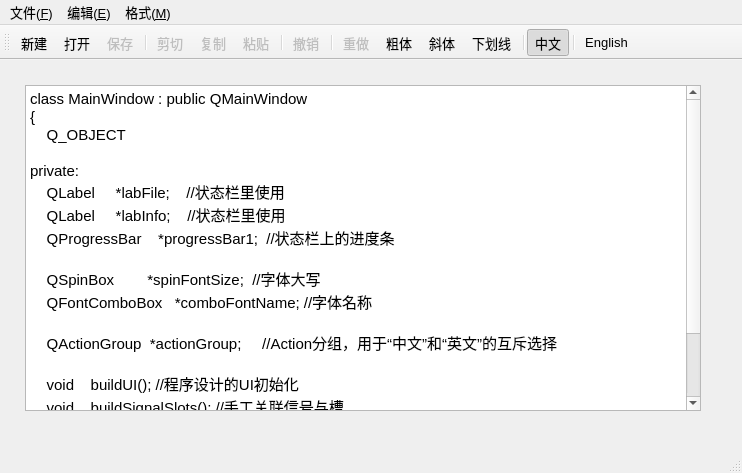
<?xml version="1.0" encoding="UTF-8"?>
<ui version="4.0">
 <class>MainWindow</class>
 <widget class="QMainWindow" name="MainWindow">
  <property name="geometry">
   <rect>
    <x>0</x>
    <y>0</y>
    <width>742</width>
    <height>473</height>
   </rect>
  </property>
  <property name="font">
   <font>
    <pointsize>10</pointsize>
   </font>
  </property>
  <property name="windowTitle">
   <string>QAction，QMainWindow，QPlainTextEdit</string>
  </property>
  <property name="toolButtonStyle">
   <enum>Qt::ToolButtonTextUnderIcon</enum>
  </property>
  <widget class="QWidget" name="centralWidget">
   <widget class="QPlainTextEdit" name="textEdit">
    <property name="geometry">
     <rect>
      <x>25</x>
      <y>25</y>
      <width>676</width>
      <height>326</height>
     </rect>
    </property>
    <property name="font">
     <font>
      <pointsize>11</pointsize>
     </font>
    </property>
    <property name="plainText">
     <string>class MainWindow : public QMainWindow
{
    Q_OBJECT

private:
    QLabel     *labFile;    //状态栏里使用
    QLabel     *labInfo;    //状态栏里使用
    QProgressBar    *progressBar1;  //状态栏上的进度条

    QSpinBox        *spinFontSize;  //字体大写
    QFontComboBox   *comboFontName; //字体名称

    QActionGroup  *actionGroup;     //Action分组，用于“中文”和“英文”的互斥选择

    void    buildUI(); //程序设计的UI初始化
    void    buildSignalSlots(); //手工关联信号与槽
public:
    MainWindow(QWidget *parent = 0);
    ~MainWindow();</string>
    </property>
   </widget>
  </widget>
  <widget class="QMenuBar" name="menuBar">
   <property name="geometry">
    <rect>
     <x>0</x>
     <y>0</y>
     <width>742</width>
     <height>22</height>
    </rect>
   </property>
   <widget class="QMenu" name="menu_E">
    <property name="title">
     <string>编辑(&amp;E)</string>
    </property>
    <addaction name="actEdit_Cut"/>
    <addaction name="actEdit_Copy"/>
    <addaction name="actEdit_Paste"/>
    <addaction name="separator"/>
    <addaction name="actEdit_Undo"/>
    <addaction name="actEdit_Redo"/>
    <addaction name="separator"/>
    <addaction name="actEdit_SelectAll"/>
    <addaction name="actEdit_Clear"/>
   </widget>
   <widget class="QMenu" name="menu_F">
    <property name="title">
     <string>格式(&amp;M)</string>
    </property>
    <widget class="QMenu" name="menu">
     <property name="title">
      <string>界面语言</string>
     </property>
     <addaction name="actLang_CN"/>
     <addaction name="actLang_EN"/>
    </widget>
    <addaction name="actFont_Bold"/>
    <addaction name="actFont_Italic"/>
    <addaction name="actFont_UnderLine"/>
    <addaction name="separator"/>
    <addaction name="actSys_ToggleText"/>
    <addaction name="menu"/>
   </widget>
   <widget class="QMenu" name="menu_F_2">
    <property name="title">
     <string>文件(&amp;F)</string>
    </property>
    <addaction name="actFile_New"/>
    <addaction name="actFile_Open"/>
    <addaction name="actFile_Save"/>
    <addaction name="separator"/>
    <addaction name="actClose"/>
   </widget>
   <addaction name="menu_F_2"/>
   <addaction name="menu_E"/>
   <addaction name="menu_F"/>
  </widget>
  <widget class="QToolBar" name="mainToolBar">
   <property name="toolButtonStyle">
    <enum>Qt::ToolButtonTextUnderIcon</enum>
   </property>
   <attribute name="toolBarArea">
    <enum>TopToolBarArea</enum>
   </attribute>
   <attribute name="toolBarBreak">
    <bool>false</bool>
   </attribute>
   <addaction name="actFile_New"/>
   <addaction name="actFile_Open"/>
   <addaction name="actFile_Save"/>
   <addaction name="separator"/>
   <addaction name="actEdit_Cut"/>
   <addaction name="actEdit_Copy"/>
   <addaction name="actEdit_Paste"/>
   <addaction name="separator"/>
   <addaction name="actEdit_Undo"/>
   <addaction name="separator"/>
   <addaction name="actEdit_Redo"/>
   <addaction name="actFont_Bold"/>
   <addaction name="actFont_Italic"/>
   <addaction name="actFont_UnderLine"/>
   <addaction name="separator"/>
   <addaction name="actLang_CN"/>
   <addaction name="separator"/>
   <addaction name="actLang_EN"/>
  </widget>
  <widget class="QStatusBar" name="statusBar">
   <property name="sizeGripEnabled">
    <bool>true</bool>
   </property>
  </widget>
  <action name="actEdit_Cut">
   <property name="enabled">
    <bool>false</bool>
   </property>
   <property name="icon">
    <iconset resource="res.qrc">
     <normaloff>:/icons/images/200.bmp</normaloff>:/icons/images/200.bmp</iconset>
   </property>
   <property name="text">
    <string>剪切</string>
   </property>
   <property name="toolTip">
    <string>剪切到粘贴板</string>
   </property>
   <property name="shortcut">
    <string>Ctrl+X</string>
   </property>
  </action>
  <action name="actEdit_Copy">
   <property name="enabled">
    <bool>false</bool>
   </property>
   <property name="icon">
    <iconset resource="res.qrc">
     <normaloff>:/icons/images/202.bmp</normaloff>:/icons/images/202.bmp</iconset>
   </property>
   <property name="text">
    <string>复制</string>
   </property>
   <property name="toolTip">
    <string>复制到粘贴板</string>
   </property>
   <property name="shortcut">
    <string>Ctrl+C</string>
   </property>
  </action>
  <action name="actEdit_Paste">
   <property name="enabled">
    <bool>false</bool>
   </property>
   <property name="icon">
    <iconset resource="res.qrc">
     <normaloff>:/icons/images/204.bmp</normaloff>:/icons/images/204.bmp</iconset>
   </property>
   <property name="text">
    <string>粘贴</string>
   </property>
   <property name="toolTip">
    <string>从粘贴板粘贴</string>
   </property>
   <property name="shortcut">
    <string>Ctrl+V</string>
   </property>
  </action>
  <action name="actFont_Bold">
   <property name="checkable">
    <bool>true</bool>
   </property>
   <property name="icon">
    <iconset resource="res.qrc">
     <normaloff>:/icons/images/500.bmp</normaloff>:/icons/images/500.bmp</iconset>
   </property>
   <property name="text">
    <string>粗体</string>
   </property>
   <property name="toolTip">
    <string>粗体</string>
   </property>
  </action>
  <action name="actFont_Italic">
   <property name="checkable">
    <bool>true</bool>
   </property>
   <property name="icon">
    <iconset resource="res.qrc">
     <normaloff>:/icons/images/502.bmp</normaloff>:/icons/images/502.bmp</iconset>
   </property>
   <property name="text">
    <string>斜体</string>
   </property>
   <property name="toolTip">
    <string>斜体</string>
   </property>
  </action>
  <action name="actFont_UnderLine">
   <property name="checkable">
    <bool>true</bool>
   </property>
   <property name="icon">
    <iconset resource="res.qrc">
     <normaloff>:/icons/images/504.bmp</normaloff>:/icons/images/504.bmp</iconset>
   </property>
   <property name="text">
    <string>下划线</string>
   </property>
   <property name="toolTip">
    <string>下划线</string>
   </property>
  </action>
  <action name="actClose">
   <property name="icon">
    <iconset resource="res.qrc">
     <normaloff>:/icons/images/132.bmp</normaloff>:/icons/images/132.bmp</iconset>
   </property>
   <property name="text">
    <string>关闭</string>
   </property>
   <property name="toolTip">
    <string>关闭本窗口</string>
   </property>
  </action>
  <action name="actSys_ToggleText">
   <property name="checkable">
    <bool>true</bool>
   </property>
   <property name="checked">
    <bool>false</bool>
   </property>
   <property name="text">
    <string>显示按钮文字</string>
   </property>
   <property name="toolTip">
    <string>显示工具栏按钮文字</string>
   </property>
  </action>
  <action name="actEdit_Clear">
   <property name="icon">
    <iconset resource="res.qrc">
     <normaloff>:/icons/images/212.bmp</normaloff>:/icons/images/212.bmp</iconset>
   </property>
   <property name="text">
    <string>清空</string>
   </property>
   <property name="toolTip">
    <string>清空</string>
   </property>
  </action>
  <action name="actEdit_Undo">
   <property name="enabled">
    <bool>false</bool>
   </property>
   <property name="icon">
    <iconset resource="res.qrc">
     <normaloff>:/icons/images/206.bmp</normaloff>:/icons/images/206.bmp</iconset>
   </property>
   <property name="text">
    <string>撤销</string>
   </property>
   <property name="toolTip">
    <string>撤销上次编辑操作</string>
   </property>
   <property name="statusTip">
    <string>撤销上次编辑操作</string>
   </property>
   <property name="shortcut">
    <string>Ctrl+Z</string>
   </property>
  </action>
  <action name="actEdit_Redo">
   <property name="enabled">
    <bool>false</bool>
   </property>
   <property name="icon">
    <iconset resource="res.qrc">
     <normaloff>:/icons/images/208.bmp</normaloff>:/icons/images/208.bmp</iconset>
   </property>
   <property name="text">
    <string>重做</string>
   </property>
   <property name="toolTip">
    <string>重做上次操作</string>
   </property>
   <property name="statusTip">
    <string>重做上次操作</string>
   </property>
   <property name="shortcut">
    <string>Ctrl+Y</string>
   </property>
  </action>
  <action name="actEdit_SelectAll">
   <property name="text">
    <string>全选</string>
   </property>
   <property name="toolTip">
    <string>全选</string>
   </property>
   <property name="shortcut">
    <string>Ctrl+A</string>
   </property>
  </action>
  <action name="actFile_New">
   <property name="icon">
    <iconset resource="res.qrc">
     <normaloff>:/icons/images/100.bmp</normaloff>:/icons/images/100.bmp</iconset>
   </property>
   <property name="text">
    <string>新建</string>
   </property>
   <property name="toolTip">
    <string>新建文件</string>
   </property>
   <property name="statusTip">
    <string>新建一个文件</string>
   </property>
   <property name="shortcut">
    <string>Ctrl+N</string>
   </property>
  </action>
  <action name="actFile_Open">
   <property name="icon">
    <iconset resource="res.qrc">
     <normaloff>:/icons/images/122.bmp</normaloff>:/icons/images/122.bmp</iconset>
   </property>
   <property name="text">
    <string>打开...</string>
   </property>
   <property name="toolTip">
    <string>打开文件</string>
   </property>
   <property name="statusTip">
    <string>打开一个文件</string>
   </property>
   <property name="shortcut">
    <string>Ctrl+O</string>
   </property>
  </action>
  <action name="actFile_Save">
   <property name="enabled">
    <bool>false</bool>
   </property>
   <property name="icon">
    <iconset resource="res.qrc">
     <normaloff>:/icons/images/104.bmp</normaloff>:/icons/images/104.bmp</iconset>
   </property>
   <property name="text">
    <string>保存</string>
   </property>
   <property name="toolTip">
    <string>保存修改</string>
   </property>
   <property name="statusTip">
    <string>没有实际保存文件</string>
   </property>
   <property name="shortcut">
    <string>Ctrl+S</string>
   </property>
  </action>
  <action name="actLang_CN">
   <property name="checkable">
    <bool>true</bool>
   </property>
   <property name="checked">
    <bool>true</bool>
   </property>
   <property name="icon">
    <iconset resource="res.qrc">
     <normaloff>:/icons/images/CN.jpg</normaloff>:/icons/images/CN.jpg</iconset>
   </property>
   <property name="text">
    <string>中文</string>
   </property>
   <property name="toolTip">
    <string>中文界面</string>
   </property>
   <property name="statusTip">
    <string>切换使用汉语界面</string>
   </property>
  </action>
  <action name="actLang_EN">
   <property name="checkable">
    <bool>true</bool>
   </property>
   <property name="icon">
    <iconset resource="res.qrc">
     <normaloff>:/icons/images/timg2.jpg</normaloff>:/icons/images/timg2.jpg</iconset>
   </property>
   <property name="text">
    <string>English</string>
   </property>
   <property name="toolTip">
    <string>English Interface</string>
   </property>
   <property name="statusTip">
    <string>切换使用英语界面</string>
   </property>
  </action>
 </widget>
 <layoutdefault spacing="6" margin="11"/>
 <resources>
  <include location="res.qrc"/>
 </resources>
 <connections>
  <connection>
   <sender>actEdit_Cut</sender>
   <signal>triggered()</signal>
   <receiver>textEdit</receiver>
   <slot>cut()</slot>
   <hints>
    <hint type="sourcelabel">
     <x>-1</x>
     <y>-1</y>
    </hint>
    <hint type="destinationlabel">
     <x>308</x>
     <y>228</y>
    </hint>
   </hints>
  </connection>
  <connection>
   <sender>actEdit_Copy</sender>
   <signal>triggered()</signal>
   <receiver>textEdit</receiver>
   <slot>copy()</slot>
   <hints>
    <hint type="sourcelabel">
     <x>-1</x>
     <y>-1</y>
    </hint>
    <hint type="destinationlabel">
     <x>308</x>
     <y>228</y>
    </hint>
   </hints>
  </connection>
  <connection>
   <sender>actEdit_Paste</sender>
   <signal>triggered()</signal>
   <receiver>textEdit</receiver>
   <slot>paste()</slot>
   <hints>
    <hint type="sourcelabel">
     <x>-1</x>
     <y>-1</y>
    </hint>
    <hint type="destinationlabel">
     <x>308</x>
     <y>228</y>
    </hint>
   </hints>
  </connection>
  <connection>
   <sender>actEdit_Clear</sender>
   <signal>triggered()</signal>
   <receiver>textEdit</receiver>
   <slot>clear()</slot>
   <hints>
    <hint type="sourcelabel">
     <x>-1</x>
     <y>-1</y>
    </hint>
    <hint type="destinationlabel">
     <x>308</x>
     <y>228</y>
    </hint>
   </hints>
  </connection>
  <connection>
   <sender>actEdit_Undo</sender>
   <signal>triggered()</signal>
   <receiver>textEdit</receiver>
   <slot>undo()</slot>
   <hints>
    <hint type="sourcelabel">
     <x>-1</x>
     <y>-1</y>
    </hint>
    <hint type="destinationlabel">
     <x>347</x>
     <y>248</y>
    </hint>
   </hints>
  </connection>
  <connection>
   <sender>actEdit_Redo</sender>
   <signal>triggered()</signal>
   <receiver>textEdit</receiver>
   <slot>redo()</slot>
   <hints>
    <hint type="sourcelabel">
     <x>-1</x>
     <y>-1</y>
    </hint>
    <hint type="destinationlabel">
     <x>347</x>
     <y>248</y>
    </hint>
   </hints>
  </connection>
  <connection>
   <sender>textEdit</sender>
   <signal>undoAvailable(bool)</signal>
   <receiver>actEdit_Undo</receiver>
   <slot>setEnabled(bool)</slot>
   <hints>
    <hint type="sourcelabel">
     <x>347</x>
     <y>248</y>
    </hint>
    <hint type="destinationlabel">
     <x>-1</x>
     <y>-1</y>
    </hint>
   </hints>
  </connection>
  <connection>
   <sender>textEdit</sender>
   <signal>redoAvailable(bool)</signal>
   <receiver>actEdit_Redo</receiver>
   <slot>setEnabled(bool)</slot>
   <hints>
    <hint type="sourcelabel">
     <x>347</x>
     <y>248</y>
    </hint>
    <hint type="destinationlabel">
     <x>-1</x>
     <y>-1</y>
    </hint>
   </hints>
  </connection>
  <connection>
   <sender>actEdit_SelectAll</sender>
   <signal>triggered()</signal>
   <receiver>textEdit</receiver>
   <slot>selectAll()</slot>
   <hints>
    <hint type="sourcelabel">
     <x>-1</x>
     <y>-1</y>
    </hint>
    <hint type="destinationlabel">
     <x>319</x>
     <y>238</y>
    </hint>
   </hints>
  </connection>
  <connection>
   <sender>actClose</sender>
   <signal>triggered()</signal>
   <receiver>MainWindow</receiver>
   <slot>close()</slot>
   <hints>
    <hint type="sourcelabel">
     <x>-1</x>
     <y>-1</y>
    </hint>
    <hint type="destinationlabel">
     <x>335</x>
     <y>224</y>
    </hint>
   </hints>
  </connection>
  <connection>
   <sender>textEdit</sender>
   <signal>modificationChanged(bool)</signal>
   <receiver>actFile_Save</receiver>
   <slot>setEnabled(bool)</slot>
   <hints>
    <hint type="sourcelabel">
     <x>330</x>
     <y>200</y>
    </hint>
    <hint type="destinationlabel">
     <x>-1</x>
     <y>-1</y>
    </hint>
   </hints>
  </connection>
 </connections>
</ui>
